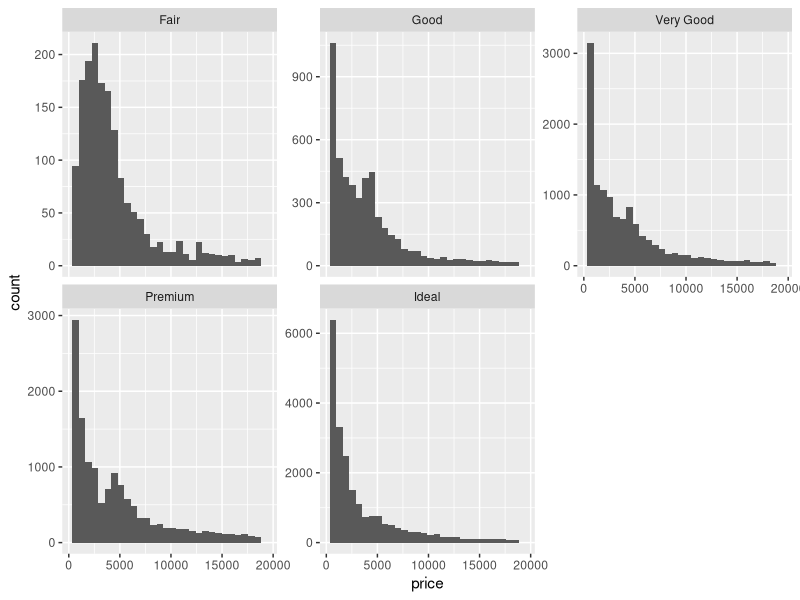
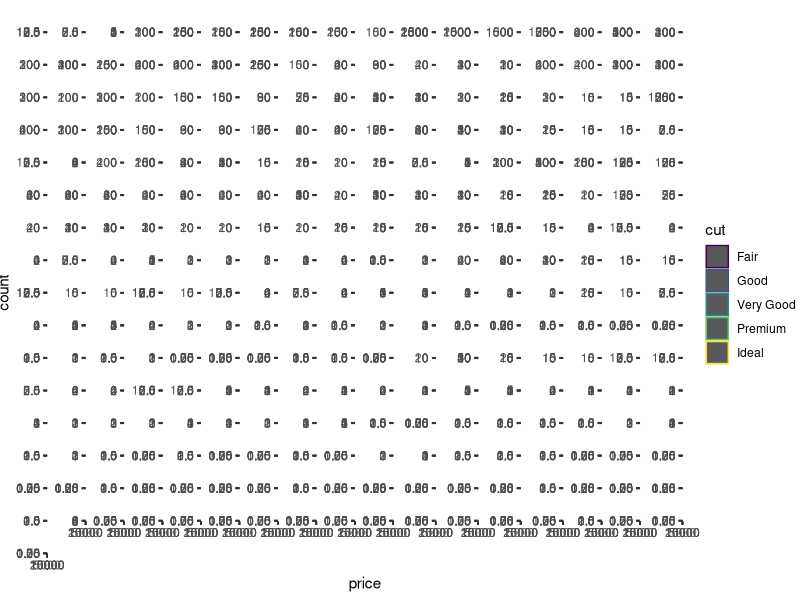
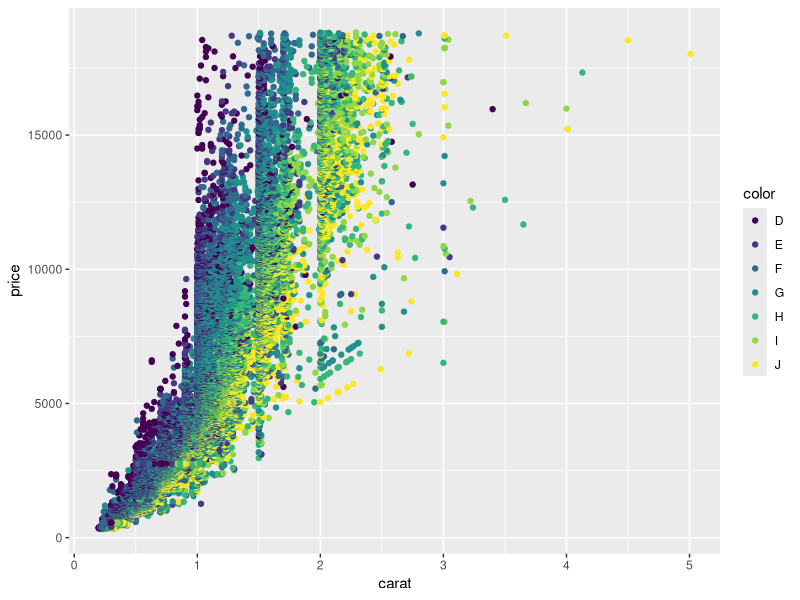
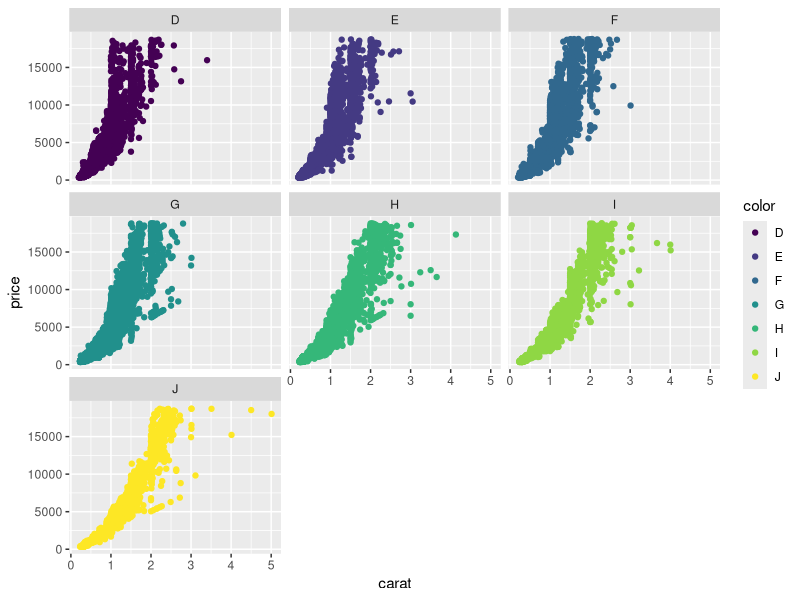
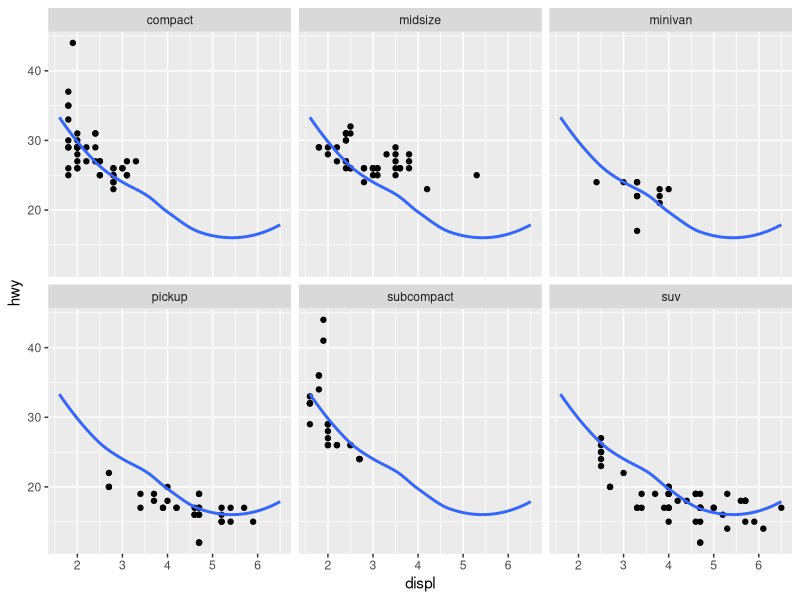

The R source for these figures, in order:
## ---- chunk 1
knitr::opts_chunk$set(echo = TRUE)
## ---- chunk 2
library(tidyverse)
## ---- chunk 3
# faceting by cut and grouping by carat.
diamonds %>% 
  ggplot(aes(price)) +
  geom_histogram(aes(color = carat)) +
  facet_wrap(~cut, scales = "free_y")

# faceting by carat and grouping by cut.
diamonds %>% 
  ggplot(aes(price)) +
  geom_histogram(aes(color = cut)) +
  facet_wrap(~carat, scales = "free_y")
## ---- chunk 4
diamonds %>% 
  ggplot(aes(carat, price)) +
  geom_point(aes(color = color))
## ---- chunk 5
diamonds %>% 
  ggplot(aes(carat, price)) +
  geom_point(aes(color = color)) +
  facet_wrap(~color)
## ---- chunk 6
mpg2 <- subset(mpg, cyl != 5 & drv %in% c("4", "f") & class != "2seater")

mpg2 %>% 
  ggplot(aes(displ, hwy)) +
  geom_point() +
  geom_smooth(data = mpg2 %>% select(-class), 
              se = FALSE,
              method = "loess") +
  
  facet_wrap(~class)
